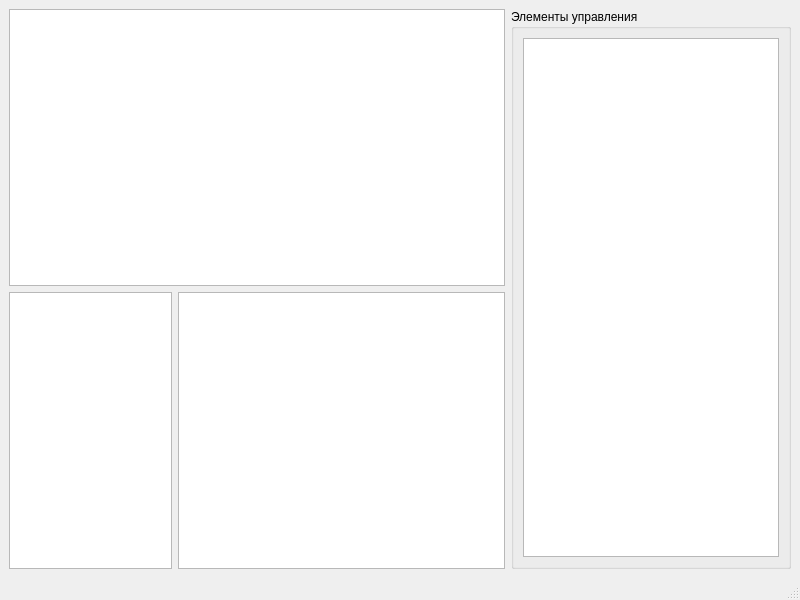
<?xml version="1.0" encoding="UTF-8"?>
<ui version="4.0">
 <class>MainWindow</class>
 <widget class="QMainWindow" name="MainWindow">
  <property name="geometry">
   <rect>
    <x>0</x>
    <y>0</y>
    <width>800</width>
    <height>600</height>
   </rect>
  </property>
  <property name="windowTitle">
   <string>MainWindow</string>
  </property>
  <widget class="QWidget" name="centralwidget">
   <layout class="QGridLayout" name="gridLayout">
    <item row="0" column="0">
     <layout class="QVBoxLayout" name="verticalLayout">
      <item>
       <widget class="MyGraphicsView" name="graphicsView"/>
      </item>
     </layout>
    </item>
    <item row="0" column="1" rowspan="2">
     <layout class="QHBoxLayout" name="horizontalLayout_2">
      <item>
       <widget class="QGroupBox" name="groupBox">
        <property name="sizePolicy">
         <sizepolicy hsizetype="Fixed" vsizetype="Expanding">
          <horstretch>150</horstretch>
          <verstretch>0</verstretch>
         </sizepolicy>
        </property>
        <property name="title">
         <string>Элементы управления</string>
        </property>
        <layout class="QHBoxLayout" name="horizontalLayout_3">
         <item>
          <widget class="IconsListWidget" name="listWidget"/>
         </item>
        </layout>
       </widget>
      </item>
     </layout>
    </item>
    <item row="1" column="0">
     <layout class="QHBoxLayout" name="horizontalLayout" stretch="1,2">
      <item>
       <widget class="ItemsListView" name="listView"/>
      </item>
      <item>
       <widget class="MyTableView" name="tableView"/>
      </item>
     </layout>
    </item>
   </layout>
  </widget>
  <widget class="QMenuBar" name="menubar">
   <property name="geometry">
    <rect>
     <x>0</x>
     <y>0</y>
     <width>800</width>
     <height>25</height>
    </rect>
   </property>
  </widget>
  <widget class="QStatusBar" name="statusbar"/>
 </widget>
 <customwidgets>
  <customwidget>
   <class>MyTableView</class>
   <extends>QTableView</extends>
   <header>mytableview.h</header>
  </customwidget>
  <customwidget>
   <class>MyGraphicsView</class>
   <extends>QGraphicsView</extends>
   <header>mygraphicsview.h</header>
  </customwidget>
  <customwidget>
   <class>IconsListWidget</class>
   <extends>QListWidget</extends>
   <header>iconslistwidget.h</header>
  </customwidget>
  <customwidget>
   <class>ItemsListView</class>
   <extends>QListView</extends>
   <header>itemslistview.h</header>
  </customwidget>
 </customwidgets>
 <resources/>
 <connections/>
</ui>
